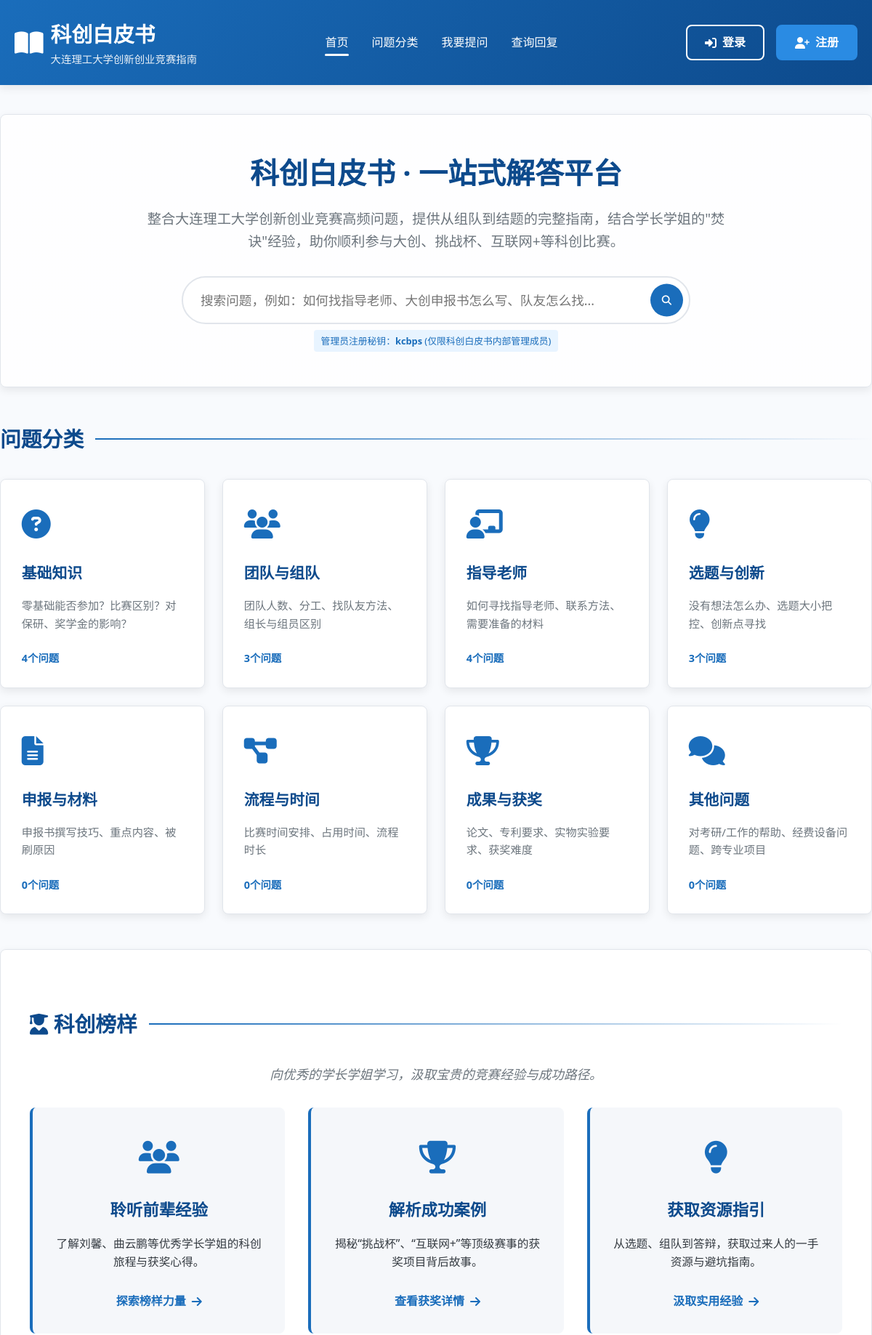
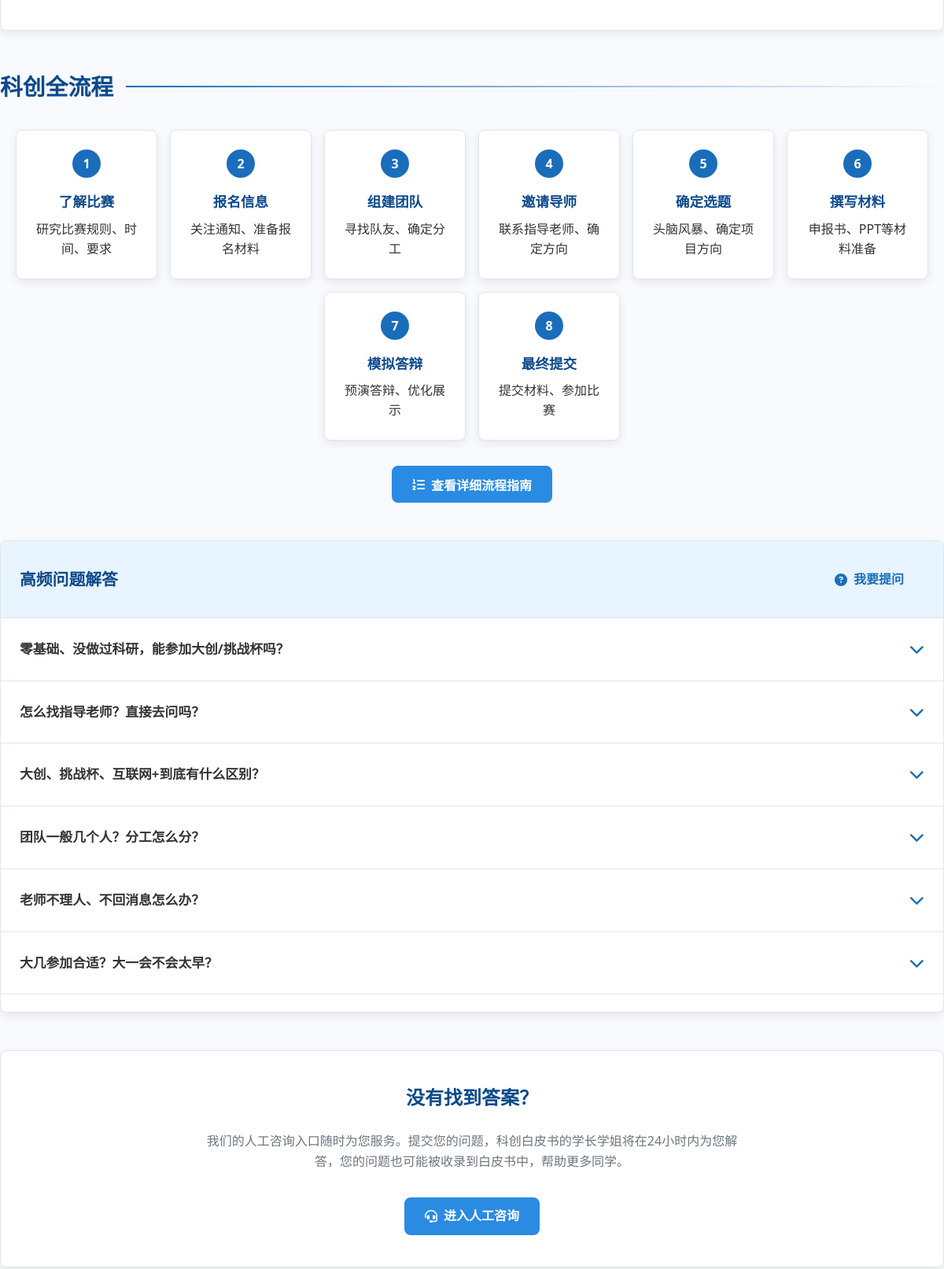
The page / (upper part) on the database its author committed (2 pictures, top to bottom).
### models.py (models this page shows)
class Category(db.Model):
    id = db.Column(db.Integer, primary_key=True)
    name = db.Column(db.String(50), nullable=False)
    slug = db.Column(db.String(50), unique=True, nullable=False)
    description = db.Column(db.String(200))
    icon = db.Column(db.String(50))

class ProcessStep(db.Model):
    id = db.Column(db.Integer, primary_key=True)
    step_number = db.Column(db.Integer, nullable=False)
    title = db.Column(db.String(100), nullable=False)
    description = db.Column(db.Text, nullable=False)
    tips = db.Column(db.Text)
    icon = db.Column(db.String(50))

class Question(db.Model):
    id = db.Column(db.Integer, primary_key=True)
    title = db.Column(db.String(200), nullable=False)
    content = db.Column(db.Text, nullable=False)
    answer = db.Column(db.Text, nullable=False)
    category_id = db.Column(db.Integer, db.ForeignKey('category.id'), nullable=False)
    views = db.Column(db.Integer, default=0)
    is_featured = db.Column(db.Boolean, default=False)
    created_at = db.Column(db.DateTime, default=datetime.utcnow)
    updated_at = db.Column(db.DateTime, default=datetime.utcnow, onupdate=datetime.utcnow)
    category = db.relationship('Category', backref='questions', lazy=True)

### app.py (the view)
@app.route('/')
def index():
    try:
        featured_questions = Question.query.filter_by(is_featured=True).order_by(Question.views.desc()).limit(10).all()
        categories = Category.query.all()
        for category in categories:
            category.question_count = Question.query.filter_by(category_id=category.id).count()
        process_steps = ProcessStep.query.order_by(ProcessStep.step_number).all()
        print(f"DEBUG - categories变量名: {len(categories)}条数据")
        print(f"DEBUG - featured_questions变量名: {len(featured_questions)}条数据")
        print(f"DEBUG - process_steps变量名: {len(process_steps)}条数据")
        print(
            f"DEBUG: 加载了{len(featured_questions)}个推荐问题，{len(categories)}个分类，{len(process_steps)}个流程步骤")
        return render_template('index.html',
                               featured_questions=featured_questions,
                               categories=categories,
                               process_steps=process_steps)
    except Exception as e:
        print(f"ERROR: index路由错误: {e}")
        return render_template('index.html',
                               featured_questions=[],
                               categories=[],
                               process_steps=[])

### templates/index.html (shortened to what this page needs)
{% extends "base.html" %}
{% block content %}
    <div class="hero">
        <h2>科创白皮书 · 一站式解答平台</h2>
        <p>整合大连理工大学创新创业竞赛高频问题，提供从组队到结题的完整指南，结合学长学姐的"焚诀"经验，助你顺利参与大创、挑战杯、互联网+等科创比赛。</p>
        <div class="search-box">
            <form action="{{ url_for('categories') }}" method="GET">
                <input type="text" name="search" placeholder="搜索问题，例如：如何找指导老师、大创申报书怎么写、队友怎么找...">
                <button type="submit" class="search-btn">
                    <i class="fas fa-search"></i>
                </button>
            </form>
        </div>
        <div class="key-indicator">
            管理员注册秘钥：<strong>kcbps</strong> (仅限科创白皮书内部管理成员)
        </div>
    </div>
    <div class="categories" id="categories">
        <div class="section-title">
            <h3>问题分类</h3>
            <div class="section-title-line"></div>
        </div>
        <div class="categories-grid">
            {% for category in categories %}
            <div class="category-card" data-category="{{ category.slug }}"
                  onclick="window.location.href='{{ url_for('categories') }}?category={{ category.slug }}'">
                <div class="category-icon">
                    <i class="fas {{ category.icon }}"></i>
                </div>
                <h4>{{ category.name }}</h4>
                <p>{{ category.description }}</p>
                <div class="question-count">{{ category.question_count }}个问题</div>
            </div>
            {% endfor %}
        </div>
    </div>
    <div class="guests-entry-section" id="guests-entry">
         <div style="color: white; text-align: center; font-size: 24px;">
        测试：如果看到这个红色区块，说明HTML加载了</div>
        <div class="section-title">
            <h3><i class="fas fa-user-graduate"></i> 科创榜样</h3>
            <div class="section-title-line"></div>
        </div>
        <p class="section-subtitle">向优秀的学长学姐学习，汲取宝贵的竞赛经验与成功路径。</p>
        <div class="guests-entry-grid">
            <a href="{{ url_for('guests') }}" class="guest-entry-card">
                <div class="guest-entry-icon">
                    <i class="fas fa-users"></i>
                </div>
                <h4>聆听前辈经验</h4>
                <p>了解刘馨、曲云鹏等优秀学长学姐的科创旅程与获奖心得。</p>
                <span class="entry-link">探索榜样力量 <i class="fas fa-arrow-right"></i></span>
            </a>
            <a href="{{ url_for('guests') }}" class="guest-entry-card">
                <div class="guest-entry-icon">
                    <i class="fas fa-trophy"></i>
                </div>
                <h4>解析成功案例</h4>
                <p>揭秘“挑战杯”、“互联网+”等顶级赛事的获奖项目背后故事。</p>
                <span class="entry-link">查看获奖详情 <i class="fas fa-arrow-right"></i></span>
            </a>
            <a href="{{ url_for('guests') }}" class="guest-entry-card">
                <div class="guest-entry-icon">
                    <i class="fas fa-lightbulb"></i>
                </div>
                <h4>获取资源指引</h4>
                <p>从选题、组队到答辩，获取过来人的一手资源与避坑指南。</p>
                <span class="entry-link">汲取实用经验 <i class="fas fa-arrow-right"></i></span>
            </a>
        </div>
    </div>
    <div class="process-flow" id="process">
        <div class="section-title">
            <h3>科创全流程</h3>
            <div class="section-title-line"></div>
        </div>
        <div class="process-steps">
            {% for step in process_steps %}
            <div class="process-step" onclick="showStepDetail({{ step.step_number }})">
                <div class="step-number">{{ step.step_number }}</div>
                <h5>{{ step.title }}</h5>
                <p>{{ step.description }}</p>
            </div>
            {% endfor %}
        </div>
        <div style="text-align: center; margin-top: 2rem;">
            <button class="btn btn-primary" id="viewProcessDetail">
                <i class="fas fa-list-ol"></i>查看详细流程指南
            </button>
        </div>
    </div>
    <div class="faq-list" id="faq">
        <div class="faq-header">
            <h4>高频问题解答</h4>
            <a href="{{ url_for('ask') }}" class="btn btn-secondary">
                <i class="fas fa-question-circle"></i>我要提问
            </a>
        </div>
        <div class="faq-items">
            {% for question in featured_questions %}
            <div class="faq-item">
                <div class="faq-question">
                    <h5>{{ question.title }}</h5>
                    <span class="faq-toggle"><i class="fas fa-chevron-down"></i></span>
                </div>
            </div>
            {% endfor %}
        </div>
    </div>
    <div class="consultation" id="consult">
        <h4>没有找到答案？</h4>
        <p>我们的人工咨询入口随时为您服务。提交您的问题，科创白皮书的学长学姐将在24小时内为您解答，您的问题也可能被收录到白皮书中，帮助更多同学。</p>
        <a href="{{ url_for('ask') }}" class="btn btn-primary">
            <i class="fas fa-headset"></i>进入人工咨询
        </a>
    </div>
{% endblock %}

### rows shown on the page
Category: name "基础知识", description "零基础能否参加？比赛区别？对保研、奖学金的影响？", question_count "4"
Category: name "团队与组队", description "团队人数、分工、找队友方法、组长与组员区别", question_count "3"
Category: name "指导老师", description "如何寻找指导老师、联系方法、需要准备的材料", question_count "4"
Category: name "选题与创新", description "没有想法怎么办、选题大小把控、创新点寻找", question_count "3"
Category: name "申报与材料", description "申报书撰写技巧、重点内容、被刷原因", question_count "0"
Category: name "流程与时间", description "比赛时间安排、占用时间、流程时长", question_count "0"
Category: name "成果与获奖", description "论文、专利要求、实物实验要求、获奖难度", question_count "0"
Category: name "其他问题", description "对考研/工作的帮助、经费设备问题、跨专业项目", question_count "0"
ProcessStep: step_number "1", title "了解比赛", description "研究比赛规则、时间、要求"
ProcessStep: step_number "2", title "报名信息", description "关注通知、准备报名材料"
ProcessStep: step_number "3", title "组建团队", description "寻找队友、确定分工"
ProcessStep: step_number "4", title "邀请导师", description "联系指导老师、确定方向"
ProcessStep: step_number "5", title "确定选题", description "头脑风暴、确定项目方向"
ProcessStep: step_number "6", title "撰写材料", description "申报书、PPT等材料准备"
ProcessStep: step_number "7", title "模拟答辩", description "预演答辩、优化展示"
ProcessStep: step_number "8", title "最终提交", description "提交材料、参加比赛"
Question: title "零基础、没做过科研，能参加大创/挑战杯吗？"
Question: title "怎么找指导老师？直接去问吗？"
Question: title "大创、挑战杯、互联网+到底有什么区别？"
Question: title "团队一般几个人？分工怎么分？"
Question: title "老师不理人、不回消息怎么办？"
Question: title "大几参加合适？大一会不会太早？"
